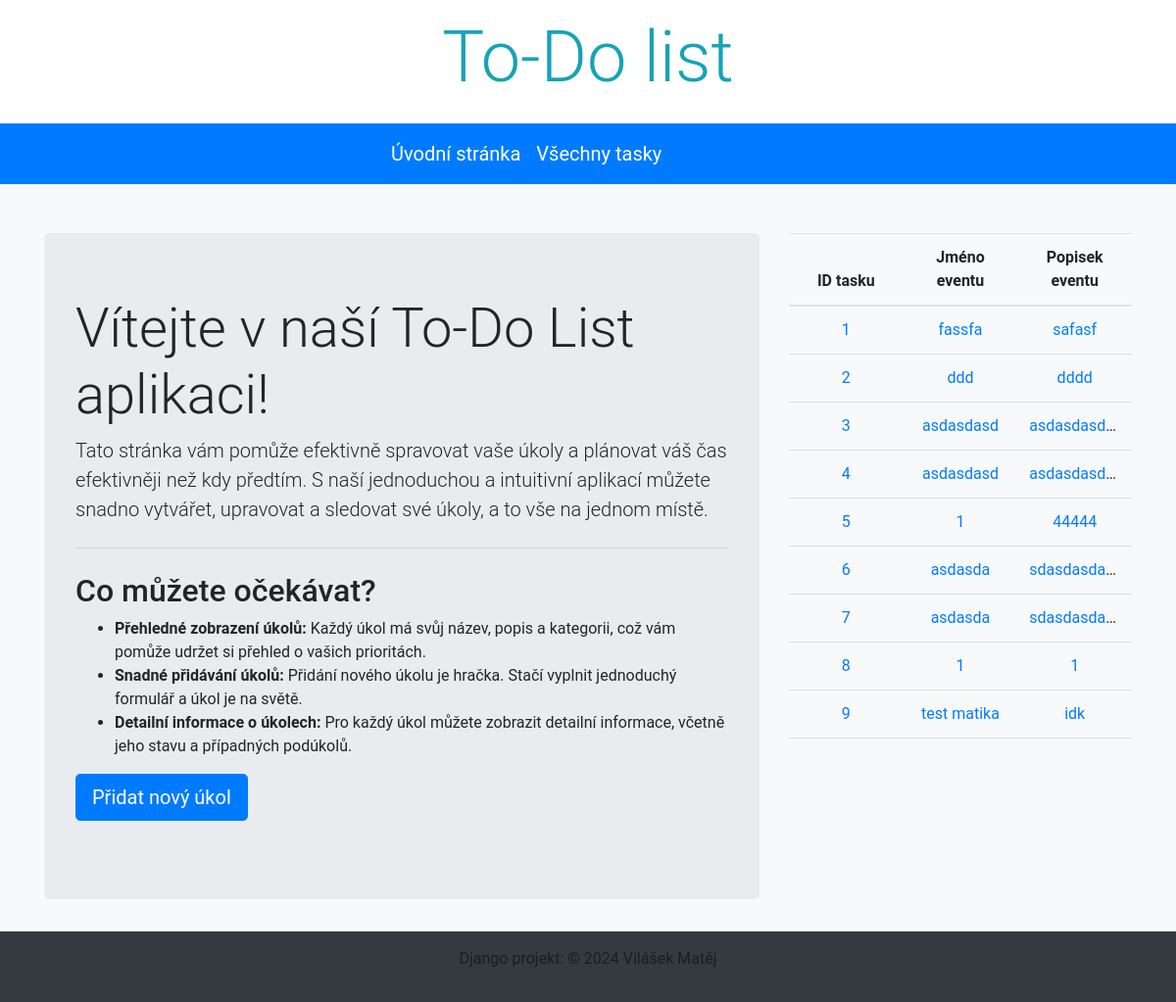
Before: /todolist/ with the older database file.
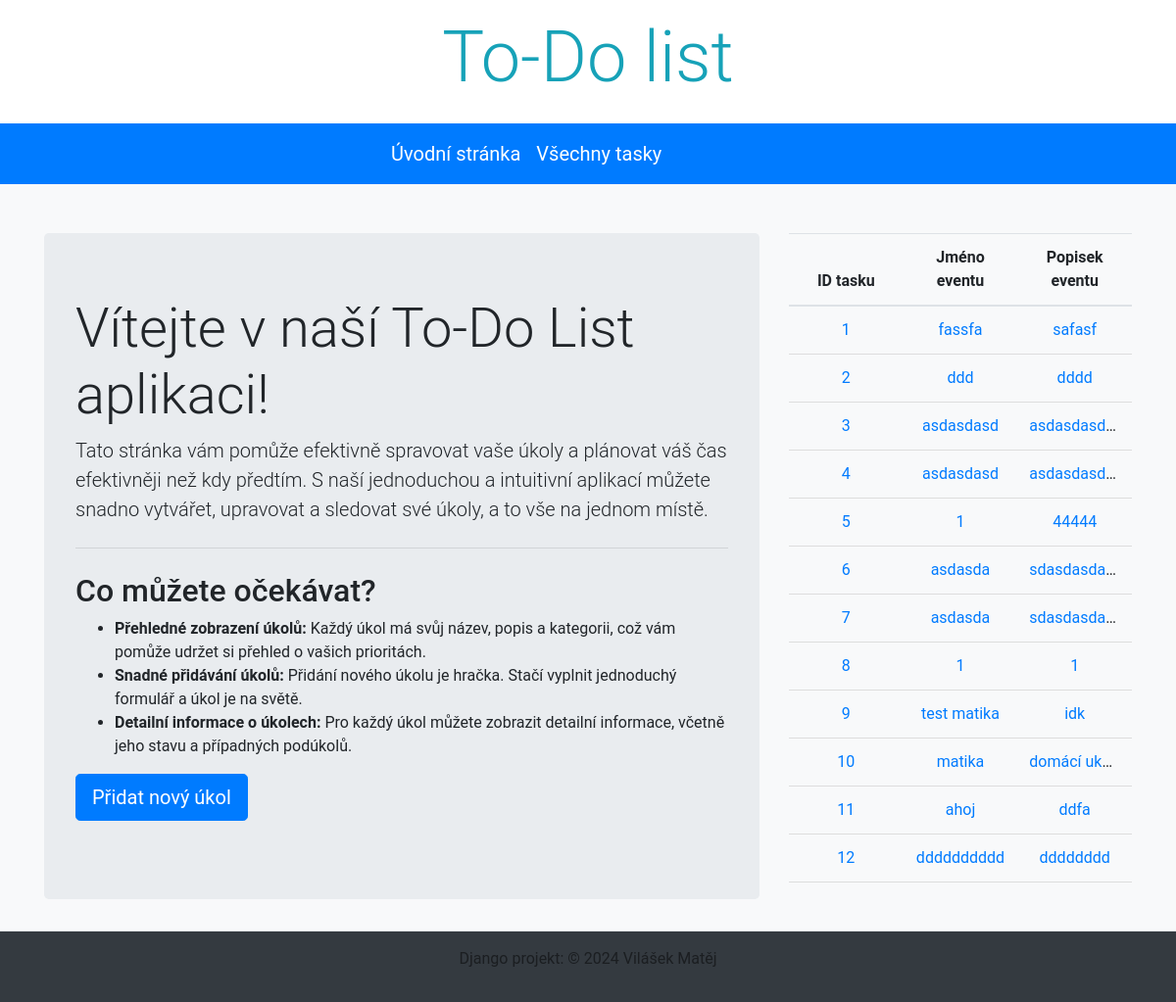
After: the same page with the newer database file.
### todo_list/models.py (models this page shows, shortened)
class Task(models.Model):
    title = models.CharField(max_length=200)
    description = models.TextField(blank=True, null=True)
    completed = models.BooleanField(default=False)

### todo_list/views.py (the view)
# urls.py: path('', IndexView.as_view(), name='index'),
class IndexView(ListView):
    model = Category
    template_name = 'index.html'
    context_object_name = 'categories'
    def get_context_data(self, **kwargs):
        context = super().get_context_data(**kwargs)
        context['last_tasks'] = Task.objects.all()
        return context

### todo_list/templates/index.html
{% extends 'base.html' %}
{% block content %}
    <div class="row">
        <div class="col-lg-8">
            <div class="jumbotron">
                <h1 class="display-4">Vítejte v naší To-Do List aplikaci!</h1>
                <p class="lead">Tato stránka vám pomůže efektivně spravovat vaše úkoly a plánovat váš čas efektivněji než kdy předtím. S naší jednoduchou a intuitivní aplikací můžete snadno vytvářet, upravovat a sledovat své úkoly, a to vše na jednom místě.</p>
                <hr class="my-4">
                <h2>Co můžete očekávat?</h2>
                <ul>
                    <li><strong>Přehledné zobrazení úkolů:</strong> Každý úkol má svůj název, popis a kategorii, což vám pomůže udržet si přehled o vašich prioritách.</li>
                    <li><strong>Snadné přidávání úkolů:</strong> Přidání nového úkolu je hračka. Stačí vyplnit jednoduchý formulář a úkol je na světě.</li>
                    <li><strong>Detailní informace o úkolech:</strong> Pro každý úkol můžete zobrazit detailní informace, včetně jeho stavu a případných podúkolů.</li>
                </ul>
                <p class="lead">
                    <a class="btn btn-primary btn-lg" href="{% url 'add_task' %}" role="button">Přidat nový úkol</a>
                </p>
            </div>
        </div>
        <div class="col-lg-4">
            <div class="table-wrapper">
            <table class="table table-hover">
                <thead>
                    <tr>
                        <th>ID tasku</th>
                        <th>Jméno eventu</th>
                        <th>Popisek eventu</th>
                    </tr>
                </thead>
                <tbody>
                    {% if last_tasks %}
                        {% for task in last_tasks %}
                            <tr>
                                <td>
                                    <div class="event-data"><a href="{% url 'task_detail' task.id %}">{{ task.id }}</a></div>
                                </td>
                                <td>
                                    <div class="event-data"><a href="{% url 'task_detail' task.id %}">{{ task.title }}</a></div>
                                </td>
                                <td>
                                    <div class="event-data"><a href="{% url 'task_detail' task.id %}">{{ task.description }}</a></div>
                                </td>
                            </tr>
                        {% endfor %}
                    {% endif %}
                </tbody>
            </table>
        </div>
        </div>
    </div>
{% endblock %}

Changed rows visible on the page:
added Task: id "10", title "matika", description "domácí uk…"
added Task: id "11", title "ahoj", description "ddfa"
added Task: id "12", title "dddddddddd", description "dddddddd"
